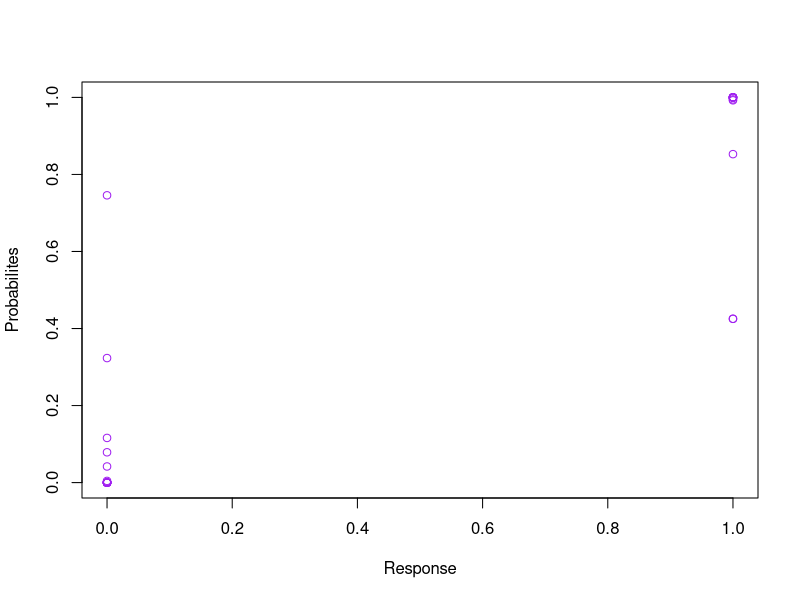

Source code (R):
## ---- chunk 1
knitr::opts_chunk$set(echo = T, warning = F, message = F)
## ---- chunk 2
data(mtcars)
logistic_model <- glm(am ~ mpg + disp + hp + drat, 
                      data = mtcars, 
                      family = "binomial")
summary(logistic_model)
## ---- chunk 3
# Let's check the predicted probabilites (p_i)
predictions = predict(logistic_model, type="response")
predictions
## ---- chunk 4
AM = mtcars$am
predictions = predict(logistic_model, type="response")
plot(AM, predictions, col = "purple", xlab = "Response", ylab = "Probabilites")
